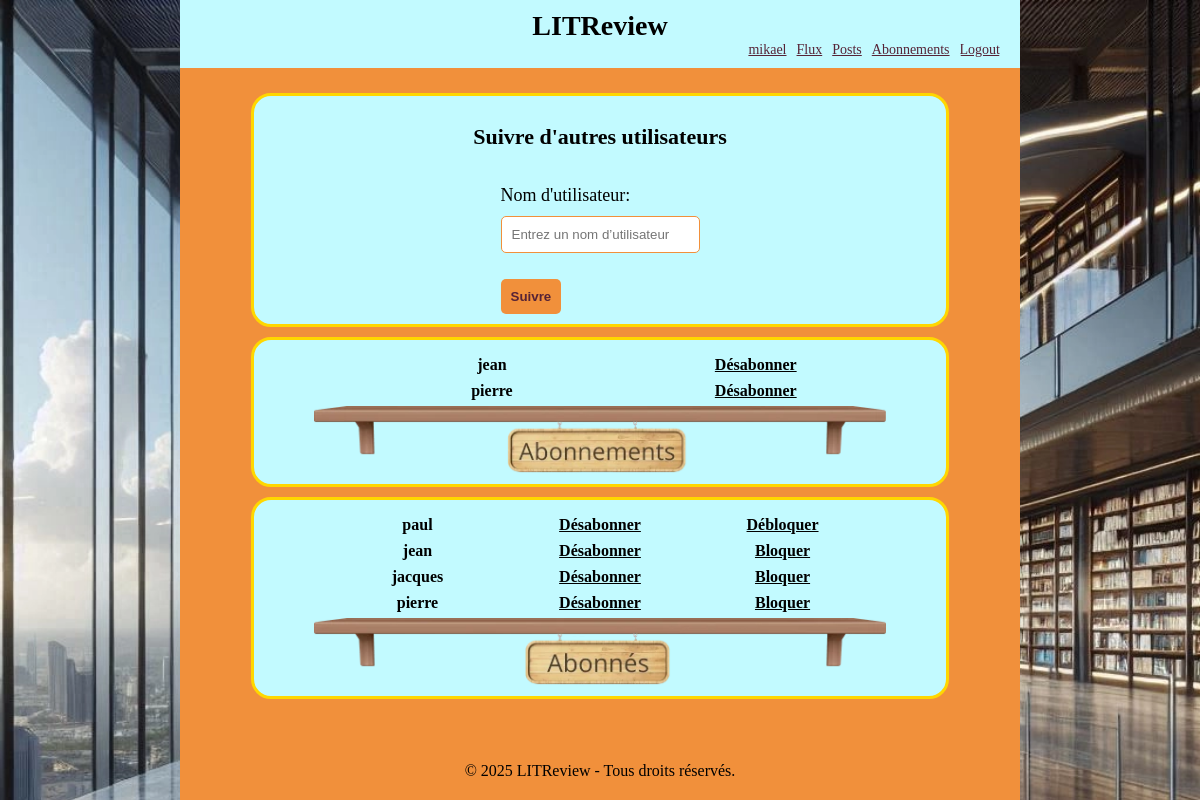
The app's page /follow/ (signed in) with its own data.
### authentification/models.py (models this page shows)
class User(AbstractUser):
    email = models.EmailField(unique=True)

### reviews/views.py (the view)
# urls.py: path('follow/', r_views.follow, name='follow'),
@login_required
def follow(request):
    banning_users = User.objects.filter(following__followed_user=request.user,
                                        following__banned=True)
    banned_users = User.objects.filter(followers__user=request.user,
                                       followers__banned=True)
    followers_users = User.objects.filter(
        following__followed_user=request.user).exclude(id__in=banning_users)
    following_users = User.objects.filter(
        followers__user=request.user).exclude(
        id__in=banning_users).exclude(
        id__in=banned_users)
    if request.method == "POST":
        form = FollowUserForm(request.POST)
        if form.is_valid():
            username = form.cleaned_data['username']
            if not User.objects.filter(username=username).exists():
                messages.error(request, "cet utilisateur n'existe pas")
            else:
                user_to_follow = User.objects.get(username=username)
                if UserFollows.objects.filter(
                        user=user_to_follow,
                        followed_user=request.user
                ).exists():
                    user_relation = get_object_or_404(
                        UserFollows,
                        user=user_to_follow,
                        followed_user=request.user
                    )
                    if user_relation.banned:
                        messages.error(request,
                                       "cet utilisateur vous a bloqué")
                        return redirect('follow')
                if user_to_follow == request.user:
                    messages.error(
                        request,
                        "Vous ne pouvez pas vous suivre vous-même.")
                elif UserFollows.objects.filter(
                        user=request.user,
                        followed_user=user_to_follow
                ).exists():
                    messages.error(request,
                                   "Vous suivez déjà cet utilisateur.")
                else:
                    UserFollows.objects.create(user=request.user,
                                               followed_user=user_to_follow)
                    return redirect(
                        'follow')
    else:
        form = FollowUserForm()
    return render(request,
                  'reviews/follow.html',
                  {
                      'form': form,
                      'followers_users': followers_users,
                      'following_users': following_users,
                      'banned_users': banned_users,
                      'banning_users': banning_users,
                  })

### reviews/forms.py
class FollowUserForm(forms.Form):
    username = forms.CharField(
        label="Nom d'utilisateur",
        max_length=150,
        widget=forms.TextInput(
            attrs={'placeholder': 'Entrez un nom d’utilisateur'})
    )

### templates/reviews/follow.html (shortened to what this page needs)
{% extends 'base.html' %}
{% load static %}
{% block content %}
{% if user.is_authenticated %}
    <div class="follow">
        <h2>Suivre d'autres utilisateurs</h2>
        <form method="POST" >
            {{ form.as_p }}
            <button type="submit"> Suivre </button>
        </form>
    </div>
    <div class="follow">
        <table>
            {% for user in following_users %}
            <tr>
                <td class="col1">
                    {{ user.username }}
                </td>
                <td class="col2">
                    {% if user not in banning_users %}
                    <a role="button" href="{% url 'unfollow' user.id %}">Désabonner</a>
                    {% else %}
                    <p>vous a bloqué.</p>
                    {% endif %}
                </td>
            </tr>
            {% endfor %}
        </table>
        <img src="{% static 'images/etagere_abonnements.webp' %}" alt="Abonnements">
    </div>
    <div class="follow">
        <table>
            {% for user in followers_users %}
            <tr>
                <td class="col1">
                    {{ user.username }}
                </td>
                <td class="col2">
                    <a role="button" href="{% url 'unsubscribe_followers' user.id %}">Désabonner</a>
                </td>
                <td class="col3">
                {% if user in banned_users %}
                    <a role="button" href="{% url 'unban_followers' user.id %}">Débloquer</a>
                {% else %}
                    <a role="button" href="{% url 'ban_followers' user.id %}">Bloquer</a>
                {% endif %}
                </td>
            </tr>
            {% endfor %}
        </table>
        <img src="{% static 'images/etagere_abonnes.webp' %}" alt="Abonnes">
    </div>
{% endif %}
{% endblock %}

### templates/base.html (shortened to what this page needs)
<!DOCTYPE html>
{% load static %}
<html lang="fr">
<head>
    <link rel="stylesheet" href="{% static 'reviews/styles.css' %}">
</head>
<body >
    <section class="container">
        <header>
            <h1>LITReview</h1>
            {% if request.user.is_authenticated %}
                <nav>
                    <a href="{% url 'account' %}" >{{user.username}}</a>
                    <a href="{% url 'flux' %}" >Flux</a>
                    <a href="{% url 'user_posts' %}" >Posts</a>
                    <a href="{% url 'follow' %}" >Abonnements</a>
                    <form method="post" action="{% url 'logout' %}">
                        <input type="submit" value="Logout" />
                    </form>
                </nav>
            {% endif %}
        </header>
        <main>
            {% block content %}{% endblock content %}
        </main>
        <footer>
            &copy; 2025 LITReview - Tous droits réservés.
        </footer>
    </section>
</body>
</html>

### static/reviews/styles.css (style rules this page uses)
:root { --primary-color: #F1903B; --secondary-color: rgba(194, 250, 255); --highlight-color: #ffd700; --ticket-bg-color: rgba(189, 233, 184); --review-bg-color: rgba(194, 250, 255); --text-color: #562336; }
body { margin: auto; min-height: 100vh; background: url(images/image_de_fond.webp) top center / 100% repeat-y; display:block; align-items: center; }
.container { min-height: 100vh; display: grid; grid-template-rows: auto 1fr auto; margin: auto; }
header { margin: auto; background-color: var(--secondary-color); padding: 10px 0; font-size: 24px; margin-bottom: 15px; width: 100%; }
main { text-align: center; }
nav { padding: 0 20px; display: flex; justify-content: end; font-size: 14px; gap: 10px; }
nav input { font-family: inherit; font-size: inherit; text-decoration: underline; color: var(--text-color); border: none; background: none; padding: inherit; margin: inherit; cursor: pointer; }
h1 { margin: 0; text-align: center; font-size: 28px; }
h2 { font-size: 22px }
a { color: var(--text-color); }
form p { display:grid; }
form label { font-size: 18px; display: flex; align-items: anchor-center; }
input { padding: 10px; margin: 10px 0; border: 1px solid #F1903B; border-radius: 5px; display: grid; }
button { font-weight: bold; margin: auto; background-color: var(--primary-color); color: var(--text-color); border: none; padding: 10px; cursor: pointer; border-radius: 5px; }
.follow { background-color: var(--secondary-color); text-align: justify; padding: 10px; border: solid #ffd700; margin: auto; margin-top: 10px; width: 80%; display: flex; flex-direction: column; border-radius: 20px; max-width: 800px; align-items: center; }
.follow img { margin: auto; width: 85%; }
footer { text-align: center; padding: 20px; }
table { width: inherit; }
tr { padding: 3px; display: flex; }
td { margin: auto; font-weight: bold; width: 33%; text-align: center; }
td a { color: black; }
.col2 { margin: 0 20px; }
@media screen and (min-width: 430px) { .container { width: 70%; background-color: var(--primary-color); } }

### records on screen
User: username "mikael"
User: username "jean", shows "Désabonner", shows "Bloquer"
User: username "pierre", shows "Désabonner", shows "Bloquer"
User: username "paul", shows "Débloquer"
User: username "jacques", shows "Bloquer"
